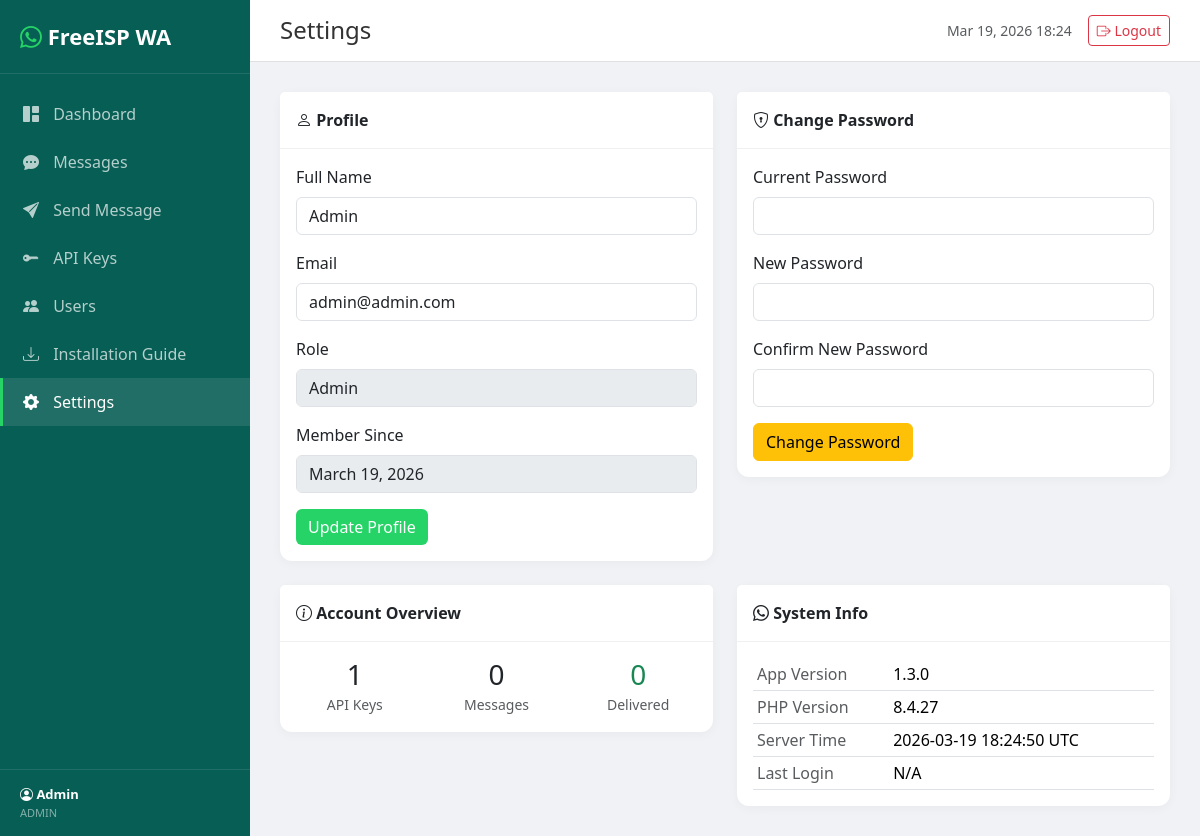
The page /settings.php (signed in) on the database its author committed.
### tables this page shows
CREATE TABLE IF NOT EXISTS users (
    id INT AUTO_INCREMENT PRIMARY KEY,
    name VARCHAR(100) NOT NULL,
    email VARCHAR(255) NOT NULL UNIQUE,
    password VARCHAR(255) NOT NULL,
    role ENUM('admin', 'user') DEFAULT 'user',
    is_active TINYINT(1) DEFAULT 1,
    whatsapp_type ENUM('whatsapp', 'whatsapp_business') DEFAULT 'whatsapp',
    last_login DATETIME NULL,
    created_at DATETIME DEFAULT CURRENT_TIMESTAMP,
    updated_at DATETIME DEFAULT CURRENT_TIMESTAMP ON UPDATE CURRENT_TIMESTAMP,
    INDEX idx_email (email)
);

### auth.php (called while the page is built, shortened)
<?php
function getCurrentUser() {
    $db = getDB();
    $stmt = $db->prepare('SELECT id, name, email, role, created_at, last_login FROM users WHERE id = ? AND is_active = 1');
    $stmt->execute([$_SESSION['user_id']]);
    return $stmt->fetch();
}
function isAdmin() {
    return isset($_SESSION['user_role']) && $_SESSION['user_role'] === 'admin';
}

### settings.php (the view, shortened to what this page needs)
<?php
require_once __DIR__ . '/auth.php';
require_once __DIR__ . '/layout.php';
$db = getDB();
$user = getCurrentUser();
renderHeader('Settings', 'settings');
?>
<div class="row g-4">
    <div class="col-lg-6">
        <div class="card">
            <div class="card-header py-3">
                <i class="bi bi-person"></i> Profile
            </div>
            <div class="card-body">
                <form method="POST">
                    <div class="mb-3">
                        <label class="form-label">Full Name</label>
                        <input type="text" name="name" class="form-control" value="<?= htmlspecialchars($user['name']) ?>" required>
                    </div>
                    <div class="mb-3">
                        <label class="form-label">Email</label>
                        <input type="email" name="email" class="form-control" value="<?= htmlspecialchars($user['email']) ?>" required>
                    </div>
                    <div class="mb-3">
                        <label class="form-label">Role</label>
                        <input type="text" class="form-control" value="<?= ucfirst($user['role']) ?>" disabled>
                    </div>
                    <div class="mb-3">
                        <label class="form-label">Member Since</label>
                        <input type="text" class="form-control" value="<?= date('F j, Y', strtotime($user['created_at'])) ?>" disabled>
                    </div>
                    <button type="submit" class="btn btn-wa">Update Profile</button>
                </form>
            </div>
        </div>
    </div>
    <div class="col-lg-6">
        <div class="card">
            <div class="card-header py-3">
                <i class="bi bi-shield-lock"></i> Change Password
            </div>
            <div class="card-body">
                <form method="POST">
                    <div class="mb-3">
                        <label class="form-label">Current Password</label>
                        <input type="password" name="current_password" class="form-control" required>
                    </div>
                    <div class="mb-3">
                        <label class="form-label">New Password</label>
                        <input type="password" name="new_password" class="form-control" required minlength="6">
                    </div>
                    <div class="mb-3">
                        <label class="form-label">Confirm New Password</label>
                        <input type="password" name="confirm_password" class="form-control" required minlength="6">
                    </div>
                    <button type="submit" class="btn btn-warning">Change Password</button>
                </form>
            </div>
        </div>
    </div>
    <div class="col-lg-6">
        <div class="card">
            <div class="card-header py-3">
                <i class="bi bi-info-circle"></i> Account Overview
            </div>
            <div class="card-body">
                <?php
                $stmt = $db->prepare('SELECT COUNT(*) as cnt FROM api_keys WHERE user_id = ? AND is_active = 1');
                $stmt->execute([$user['id']]);
                $keyCount = $stmt->fetch()['cnt'];
                $stmt = $db->prepare('SELECT COUNT(*) as cnt FROM messages WHERE user_id = ?');
                $stmt->execute([$user['id']]);
                $msgCount = $stmt->fetch()['cnt'];
                $stmt = $db->prepare("SELECT COUNT(*) as cnt FROM messages WHERE user_id = ? AND status = 'delivered'");
                $stmt->execute([$user['id']]);
                $deliveredCount = $stmt->fetch()['cnt'];
                ?>
                <div class="row text-center">
                    <div class="col-4">
                        <h3 class="mb-0"><?= $keyCount ?></h3>
                        <small class="text-muted">API Keys</small>
                    </div>
                    <div class="col-4">
                        <h3 class="mb-0"><?= number_format($msgCount) ?></h3>
                        <small class="text-muted">Messages</small>
                    </div>
                    <div class="col-4">
                        <h3 class="mb-0 text-success"><?= number_format($deliveredCount) ?></h3>
                        <small class="text-muted">Delivered</small>
                    </div>
                </div>
            </div>
        </div>
    </div>
    <div class="col-lg-6">
        <div class="card">
            <div class="card-header py-3">
                <i class="bi bi-whatsapp"></i> System Info
            </div>
            <div class="card-body">
                <table class="table table-sm mb-0">
                    <tr><td class="text-muted">App Version</td><td><?= APP_VERSION ?></td></tr>
                    <tr><td class="text-muted">PHP Version</td><td><?= phpversion() ?></td></tr>
                    <tr><td class="text-muted">Server Time</td><td><?= date('Y-m-d H:i:s T') ?></td></tr>
                    <tr><td class="text-muted">Last Login</td><td><?= $user['last_login'] ? date('M d, Y H:i', strtotime($user['last_login'])) : 'N/A' ?></td></tr>
                </table>
            </div>
        </div>
    </div>
</div>
<?php renderFooter(); ?>

### layout.php (shortened to what this page needs)
<?php
function renderHeader($title, $activePage = '') {
    $user = getCurrentUser();
    ?>
<!DOCTYPE html>
<html lang="en">
<head>
    <link href="https://cdn.jsdelivr.net/npm/bootstrap@5.3.2/dist/css/bootstrap.min.css" rel="stylesheet">
    <link href="https://cdn.jsdelivr.net/npm/bootstrap-icons@1.11.2/font/bootstrap-icons.css" rel="stylesheet">
</head>
<body>
    <nav class="sidebar" id="sidebar">
        <div class="brand">
            <i class="bi bi-whatsapp"></i> <?= APP_NAME ?>
        </div>
        <div class="mt-3">
            <a href="dashboard.php" class="nav-link <?= $activePage === 'dashboard' ? 'active' : '' ?>">
                <i class="bi bi-grid-1x2-fill"></i> Dashboard
            </a>
            <a href="messages.php" class="nav-link <?= $activePage === 'messages' ? 'active' : '' ?>">
                <i class="bi bi-chat-dots-fill"></i> Messages
            </a>
            <a href="send.php" class="nav-link <?= $activePage === 'send' ? 'active' : '' ?>">
                <i class="bi bi-send-fill"></i> Send Message
            </a>
            <a href="api-keys.php" class="nav-link <?= $activePage === 'apikeys' ? 'active' : '' ?>">
                <i class="bi bi-key-fill"></i> API Keys
            </a>
            <?php if (isAdmin()): ?>
            <a href="users.php" class="nav-link <?= $activePage === 'users' ? 'active' : '' ?>">
                <i class="bi bi-people-fill"></i> Users
            </a>
            <?php endif; ?>
            <a href="installation.php" class="nav-link <?= $activePage === 'installation' ? 'active' : '' ?>">
                <i class="bi bi-download"></i> Installation Guide
            </a>
            <a href="settings.php" class="nav-link <?= $activePage === 'settings' ? 'active' : '' ?>">
                <i class="bi bi-gear-fill"></i> Settings
            </a>
        </div>
        <div class="sidebar-footer">
            <div class="user-info">
                <div class="name"><i class="bi bi-person-circle"></i> <?= htmlspecialchars($user['name'] ?? 'User') ?></div>
                <div class="role"><?= htmlspecialchars($user['role'] ?? 'user') ?></div>
            </div>
        </div>
    </nav>
    <div class="main-content">
        <div class="topbar">
            <div>
                <h4 class="d-inline"><?= htmlspecialchars($title) ?></h4>
            </div>
            <div class="d-flex align-items-center gap-3">
                <span class="text-muted small"><?= date('M d, Y H:i') ?></span>
                <a href="logout.php" class="btn btn-outline-danger btn-sm"><i class="bi bi-box-arrow-right"></i> Logout</a>
            </div>
        </div>
        <div class="content-body">
    <?php
}
function renderFooter() {
    ?>
        </div>
    </div>
</body>
</html>
    <?php
}

### layout.php (style rules this page uses)
:root { --wa-green: #075E54; --wa-teal: #128C7E; --wa-light-green: #25D366; --wa-chat-bg: #ECE5DD; }
body { background: #f0f2f5; font-family: 'Segoe UI', system-ui, sans-serif; }
.sidebar { position: fixed; top: 0; left: 0; bottom: 0; width: 250px; background: var(--wa-green); color: white; z-index: 100; transition: transform 0.3s; }
.sidebar .brand { padding: 20px; font-size: 22px; font-weight: 700; border-bottom: 1px solid rgba(255,255,255,0.1); }
.sidebar .brand i { color: var(--wa-light-green); }
.sidebar .nav-link { color: rgba(255,255,255,0.7); padding: 12px 20px; border-left: 3px solid transparent; transition: all 0.2s; }
.sidebar .nav-link.active { color: white; background: rgba(255,255,255,0.1); border-left-color: var(--wa-light-green); }
.sidebar .nav-link i { width: 24px; text-align: center; margin-right: 10px; }
.main-content { margin-left: 250px; padding: 0; }
.topbar { background: white; padding: 15px 30px; border-bottom: 1px solid #e0e0e0; display: flex; justify-content: space-between; align-items: center; }
.topbar h4 { margin: 0; color: #333; }
.content-body { padding: 30px; }
.table td { vertical-align: middle; }
.card { border: none; border-radius: 12px; box-shadow: 0 2px 12px rgba(0,0,0,0.04); }
.card-header { background: white; border-bottom: 1px solid #f0f0f0; font-weight: 600; }
.btn-wa { background: var(--wa-light-green); color: white; border: none; }
.sidebar-footer { position: absolute; bottom: 0; width: 100%; padding: 15px 20px; border-top: 1px solid rgba(255,255,255,0.1); }
.user-info { font-size: 13px; }
.user-info .name { color: white; font-weight: 600; }
.user-info .role { color: rgba(255,255,255,0.5); font-size: 11px; text-transform: uppercase; }

### rows shown on the page
users: name "Admin", role "ADMIN", email "admin@admin.com", role "Admin", created_at "March 19, 2026"

### other values the page prints
APP_NAME "FreeISP WA"
$title "Settings"
$keyCount "1"
$msgCount "0"
$deliveredCount "0"
APP_VERSION "1.3.0"
phpversion() "8.4.27"
